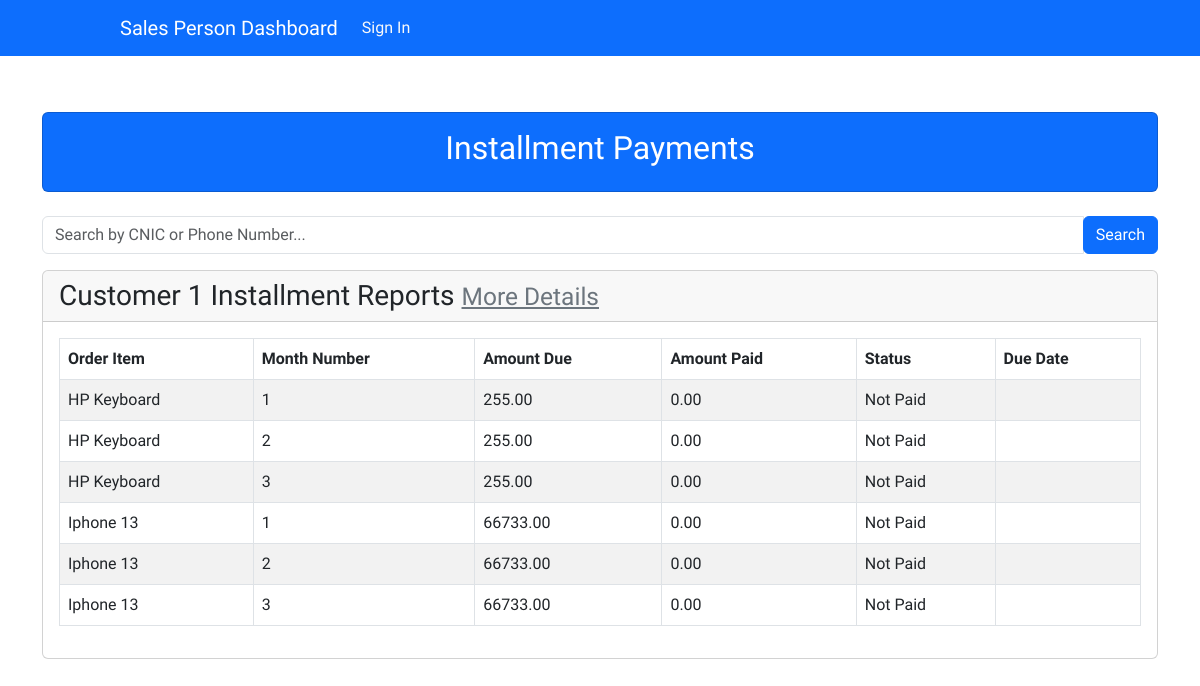
Before: /order/total_bill/ with the older database file.
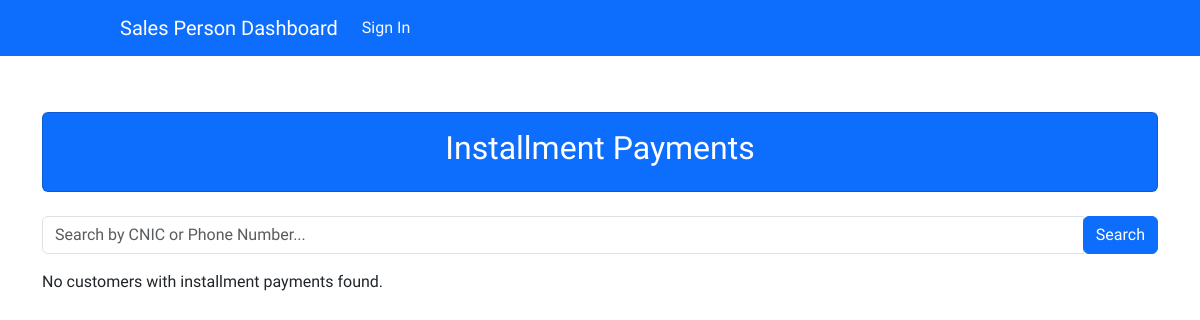
After: the same page with the newer database file.
### account/models.py (models this page shows, shortened)
class Customer(models.Model):
    first_name = models.CharField(max_length=50)
    last_name = models.CharField(max_length=50)
    email = models.EmailField(max_length=50)
    phone_number = models.CharField(max_length=15)
    address = models.TextField()
    cnic = models.CharField(max_length=15, unique=True)

### order/models.py (models this page shows, shortened)
class InstallmentPayment(models.Model):
    order_item = models.ForeignKey('OrderItem', related_name='installments', on_delete=models.CASCADE)
    customer = models.ForeignKey(Customer, on_delete=models.CASCADE, related_name='installments')
    month_number = models.PositiveIntegerField()
    amount_due = models.DecimalField(max_digits=10, decimal_places=2)
    amount_paid = models.DecimalField(max_digits=10, decimal_places=2, default=0.00)
    is_paid = models.BooleanField(default=False)
    initial_amount_due = models.DecimalField(max_digits=10, decimal_places=2, editable=False)  # Track the original amount_due
    due_date = models.DateTimeField(null=True, blank=True)

class OrderItem(models.Model):
    order = models.ForeignKey(Order, related_name='items', on_delete=models.CASCADE)
    customer = models.ForeignKey(Customer, on_delete=models.CASCADE, related_name='order_items')
    product = models.ForeignKey(Product, on_delete=models.SET_NULL, null=True)
    quantity = models.PositiveIntegerField(default=1)
    price = models.DecimalField(max_digits=10, decimal_places=2)
    total_price = models.DecimalField(max_digits=10, decimal_places=2)  # Pre-calculated

### products/models.py (models this page shows, shortened)
class Product(models.Model):
    name = models.CharField(max_length=100)
    photo = models.ImageField(upload_to='products_images')
    price = models.IntegerField()
    details = models.TextField()
    category = models.ForeignKey(Category, on_delete=models.CASCADE)
    date = models.DateTimeField(auto_now_add=True)
    inventory = models.IntegerField(default=1, validators=[MinValueValidator(0)])
    delivery_fee = models.IntegerField(default=290)
    down_payment_3_months = models.FloatField(default=30.0)
    down_payment_6_months = models.FloatField(default=20.0)
    down_payment_9_months = models.FloatField(default=15.0)
    down_payment_12_months = models.FloatField(default=10.0)
    fee_3_months = models.FloatField(default=10.0)
    fee_6_months = models.FloatField(default=15.0)
    fee_9_months = models.FloatField(default=20.0)
    fee_12_months = models.FloatField(default=30.0)

### order/views.py (the view)
# urls.py: path('total_bill/', views.total_bill_view, name='total_bill')
def total_bill_view(request):
    installments = InstallmentPayment.objects.all()
    search_query = request.GET.get('search', '')
    if search_query:
        filters = Q(customer__cnic__icontains=search_query) | Q(customer__phone_number__icontains=search_query)
        installments = installments.filter(filters)
    grouped_installments = defaultdict(list)
    for installment in installments:
        grouped_installments[installment.customer].append(installment)
    return render(request, 'order/installmentpayment_list.html', {
        "grouped_installments": dict(grouped_installments)
    })

### order/templates/order/installmentpayment_list.html
{% extends "base.html" %}
{% block content %}
<div class="container mt-4">
    <div class="card text-white bg-primary text-center mb-4">
        <div class="card-body">
            <h2 class="card-title">Installment Payments</h2>
        </div>
    </div>
    <form method="get" action="{% url 'order:total_bill' %}" class="form-inline mb-3">
        <div class="input-group">
            <input type="text" name="search" class="form-control" placeholder="Search by CNIC or Phone Number..." value="{{ request.GET.search }}">
            <div class="input-group-append">
                <button class="btn btn-primary" type="submit">Search</button>
            </div>
        </div>
    </form>
    {% if grouped_installments %}
        {% for customer, installments in grouped_installments.items %}
            <div class="card mb-4">
                <div class="card-header">
                    <h3 class="mb-0">
                        {% if customer.first_name or customer.last_name %}
                            {{ customer.first_name }} {{ customer.last_name }}
                        {% else %}
                            Unnamed Customer
                        {% endif %}
                        Installment Reports
                        <a href="{% url 'account:customer_detail' customer.id %}" class="text-secondary small ml-2">More Details</a>
                    </h3>
                </div>
                <div class="card-body">
                    <table class="table table-striped table-bordered">
                        <thead class="thead-dark">
                            <tr>
                                <th>Order Item</th>
                                <th>Month Number</th>
                                <th>Amount Due</th>
                                <th>Amount Paid</th>
                                <th>Status</th>
                                <th>Due Date</th>
                            </tr>
                        </thead>
                        <tbody>
                            {% for installment in installments %}
                                <tr>
                                    <td>{{ installment.order_item.product.name }}</td>
                                    <td>{{ installment.month_number }}</td>
                                    <td>{{ installment.amount_due }}</td>
                                    <td>{{ installment.amount_paid }}</td>
                                    <td>{{ installment.is_paid|yesno:"Paid, Not Paid" }}</td>
                                    <td>{{ installment.due_date|date:"F j, Y" }}</td>
                                </tr>
                            {% empty %}
                                <tr>
                                    <td colspan="6" class="text-center">No installments found for this customer.</td>
                                </tr>
                            {% endfor %}
                        </tbody>
                    </table>
                </div>
            </div>
        {% endfor %}
    {% else %}
        <p>No customers with installment payments found.</p>
    {% endif %}
</div>
{% endblock content %}

Changed rows visible on the page:
removed Customer: first_name "Customer 1"
removed InstallmentPayment: order_item.product.name "HP Keyboard", month_number "1", amount_due "255.00", amount_paid "0.00", is_paid "Not Paid"
removed InstallmentPayment: order_item.product.name "HP Keyboard", month_number "2", amount_due "255.00", amount_paid "0.00", is_paid "Not Paid"
removed InstallmentPayment: order_item.product.name "HP Keyboard", month_number "3", amount_due "255.00", amount_paid "0.00", is_paid "Not Paid"
removed InstallmentPayment: order_item.product.name "Iphone 13", month_number "1", amount_due "66733.00", amount_paid "0.00", is_paid "Not Paid"
removed InstallmentPayment: order_item.product.name "Iphone 13", month_number "2", amount_due "66733.00", amount_paid "0.00", is_paid "Not Paid"
removed InstallmentPayment: order_item.product.name "Iphone 13", month_number "3", amount_due "66733.00", amount_paid "0.00", is_paid "Not Paid"
Other visible differences:
text now shown: "No customers with installment payments found."
